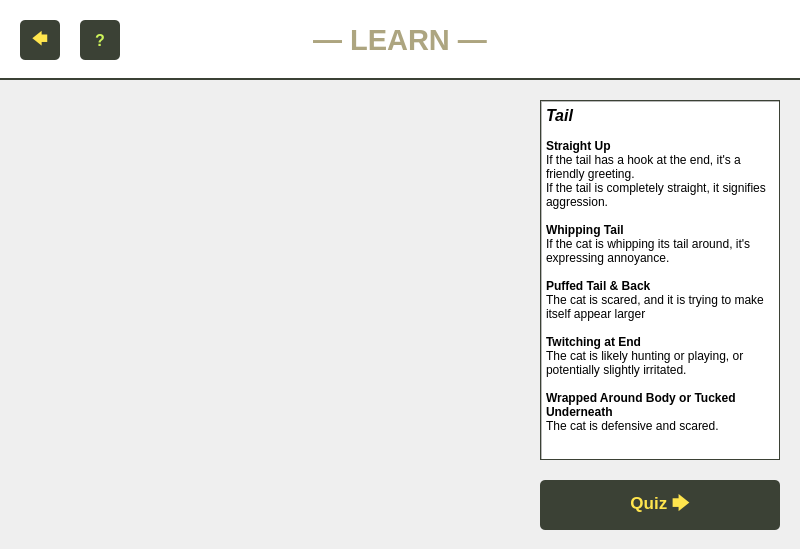
<?xml version="1.0" encoding="UTF-8"?>
<ui version="4.0">
 <class>LearningSection</class>
 <widget class="QWidget" name="LearningSection">
  <property name="geometry">
   <rect>
    <x>0</x>
    <y>0</y>
    <width>800</width>
    <height>549</height>
   </rect>
  </property>
  <property name="sizePolicy">
   <sizepolicy hsizetype="Fixed" vsizetype="Preferred">
    <horstretch>0</horstretch>
    <verstretch>0</verstretch>
   </sizepolicy>
  </property>
  <property name="windowTitle">
   <string>Form</string>
  </property>
  <property name="styleSheet">
   <string notr="true"/>
  </property>
  <widget class="QStackedWidget" name="stackedWidget">
   <property name="geometry">
    <rect>
     <x>540</x>
     <y>100</y>
     <width>240</width>
     <height>360</height>
    </rect>
   </property>
   <property name="styleSheet">
    <string notr="true">QStackedWidget {
	border: 1px solid #3b4135;
}</string>
   </property>
   <property name="currentIndex">
    <number>3</number>
   </property>
   <widget class="QWidget" name="page_0">
    <widget class="QTextEdit" name="welcomeInfo">
     <property name="geometry">
      <rect>
       <x>0</x>
       <y>0</y>
       <width>240</width>
       <height>360</height>
      </rect>
     </property>
     <property name="readOnly">
      <bool>true</bool>
     </property>
     <property name="html">
      <string>&lt;!DOCTYPE HTML PUBLIC &quot;-//W3C//DTD HTML 4.0//EN&quot; &quot;http://www.w3.org/TR/REC-html40/strict.dtd&quot;&gt;
&lt;html&gt;&lt;head&gt;&lt;meta name=&quot;qrichtext&quot; content=&quot;1&quot; /&gt;&lt;meta charset=&quot;utf-8&quot; /&gt;&lt;style type=&quot;text/css&quot;&gt;
p, li { white-space: pre-wrap; }
hr { height: 1px; border-width: 0; }
li.unchecked::marker { content: &quot;\2610&quot;; }
li.checked::marker { content: &quot;\2612&quot;; }
&lt;/style&gt;&lt;/head&gt;&lt;body style=&quot; font-family:'Segoe UI'; font-size:9pt; font-weight:400; font-style:normal;&quot;&gt;
&lt;p style=&quot; margin-top:0px; margin-bottom:0px; margin-left:0px; margin-right:0px; -qt-block-indent:0; text-indent:0px;&quot;&gt;&lt;span style=&quot; font-size:12pt; font-weight:700;&quot;&gt;Welcome!&lt;/span&gt;&lt;/p&gt;
&lt;p style=&quot;-qt-paragraph-type:empty; margin-top:0px; margin-bottom:0px; margin-left:0px; margin-right:0px; -qt-block-indent:0; text-indent:0px; font-weight:700;&quot;&gt;&lt;br /&gt;&lt;/p&gt;
&lt;p style=&quot; margin-top:0px; margin-bottom:0px; margin-left:0px; margin-right:0px; -qt-block-indent:0; text-indent:0px;&quot;&gt;Click on different parts of the cat diagram to learn about them.&lt;/p&gt;
&lt;p style=&quot;-qt-paragraph-type:empty; margin-top:0px; margin-bottom:0px; margin-left:0px; margin-right:0px; -qt-block-indent:0; text-indent:0px;&quot;&gt;&lt;br /&gt;&lt;/p&gt;
&lt;p style=&quot; margin-top:0px; margin-bottom:0px; margin-left:0px; margin-right:0px; -qt-block-indent:0; text-indent:0px;&quot;&gt;Once you have learned about all the parts of the cat, you can move on to the quiz game!&lt;/p&gt;&lt;/body&gt;&lt;/html&gt;</string>
     </property>
    </widget>
   </widget>
   <widget class="QWidget" name="page_1">
    <widget class="QTextEdit" name="mouthInfo">
     <property name="geometry">
      <rect>
       <x>0</x>
       <y>0</y>
       <width>240</width>
       <height>360</height>
      </rect>
     </property>
     <property name="readOnly">
      <bool>true</bool>
     </property>
     <property name="html">
      <string>&lt;!DOCTYPE HTML PUBLIC &quot;-//W3C//DTD HTML 4.0//EN&quot; &quot;http://www.w3.org/TR/REC-html40/strict.dtd&quot;&gt;
&lt;html&gt;&lt;head&gt;&lt;meta name=&quot;qrichtext&quot; content=&quot;1&quot; /&gt;&lt;meta charset=&quot;utf-8&quot; /&gt;&lt;style type=&quot;text/css&quot;&gt;
p, li { white-space: pre-wrap; }
hr { height: 1px; border-width: 0; }
li.unchecked::marker { content: &quot;\2610&quot;; }
li.checked::marker { content: &quot;\2612&quot;; }
&lt;/style&gt;&lt;/head&gt;&lt;body style=&quot; font-family:'Segoe UI'; font-size:9pt; font-weight:400; font-style:normal;&quot;&gt;
&lt;p style=&quot; margin-top:0px; margin-bottom:0px; margin-left:0px; margin-right:0px; -qt-block-indent:0; text-indent:0px;&quot;&gt;&lt;span style=&quot; font-size:12pt; font-weight:700; font-style:italic;&quot;&gt;Mouth&lt;/span&gt;&lt;/p&gt;
&lt;p style=&quot;-qt-paragraph-type:empty; margin-top:0px; margin-bottom:0px; margin-left:0px; margin-right:0px; -qt-block-indent:0; text-indent:0px;&quot;&gt;&lt;br /&gt;&lt;/p&gt;
&lt;p style=&quot; margin-top:0px; margin-bottom:0px; margin-left:0px; margin-right:0px; -qt-block-indent:0; text-indent:0px;&quot;&gt;&lt;span style=&quot; font-weight:700;&quot;&gt;Chattering&lt;/span&gt;&lt;/p&gt;
&lt;p style=&quot; margin-top:0px; margin-bottom:0px; margin-left:0px; margin-right:0px; -qt-block-indent:0; text-indent:0px;&quot;&gt;A hunting instinct, mimicking noises of prey to attract them, anďpreparing for the actions they will take when they catch the prey.&lt;/p&gt;
&lt;p style=&quot;-qt-paragraph-type:empty; margin-top:0px; margin-bottom:0px; margin-left:0px; margin-right:0px; -qt-block-indent:0; text-indent:0px;&quot;&gt;&lt;br /&gt;&lt;/p&gt;
&lt;p style=&quot; margin-top:0px; margin-bottom:0px; margin-left:0px; margin-right:0px; -qt-block-indent:0; text-indent:0px;&quot;&gt;&lt;span style=&quot; font-weight:700;&quot;&gt;Sneering&lt;/span&gt;&lt;/p&gt;
&lt;p style=&quot; margin-top:0px; margin-bottom:0px; margin-left:0px; margin-right:0px; -qt-block-indent:0; text-indent:0px;&quot;&gt;A grimace-like expression when picking up the pheromones of other cats that are in the area.&lt;/p&gt;
&lt;p style=&quot;-qt-paragraph-type:empty; margin-top:0px; margin-bottom:0px; margin-left:0px; margin-right:0px; -qt-block-indent:0; text-indent:0px;&quot;&gt;&lt;br /&gt;&lt;/p&gt;
&lt;p style=&quot; margin-top:0px; margin-bottom:0px; margin-left:0px; margin-right:0px; -qt-block-indent:0; text-indent:0px;&quot;&gt;&lt;span style=&quot; font-weight:700;&quot;&gt;Purring&lt;/span&gt;&lt;/p&gt;
&lt;p style=&quot; margin-top:0px; margin-bottom:0px; margin-left:0px; margin-right:0px; -qt-block-indent:0; text-indent:0px;&quot;&gt;Cats purr out of stress and as a way to self-soothe, or as a way to communicate/socialize with other cats and humans.&lt;/p&gt;
&lt;p style=&quot;-qt-paragraph-type:empty; margin-top:0px; margin-bottom:0px; margin-left:0px; margin-right:0px; -qt-block-indent:0; text-indent:0px;&quot;&gt;&lt;br /&gt;&lt;/p&gt;
&lt;p style=&quot; margin-top:0px; margin-bottom:0px; margin-left:0px; margin-right:0px; -qt-block-indent:0; text-indent:0px;&quot;&gt;&lt;span style=&quot; font-weight:700;&quot;&gt;Trilling&lt;/span&gt;&lt;/p&gt;
&lt;p style=&quot; margin-top:0px; margin-bottom:0px; margin-left:0px; margin-right:0px; -qt-block-indent:0; text-indent:0px;&quot;&gt;An audibile sound between a meow and a purr (lilke a &amp;quot;mrrrp&amp;quot;). It is used as a greeting or a way to get a human's attention.&lt;/p&gt;&lt;/body&gt;&lt;/html&gt;</string>
     </property>
    </widget>
   </widget>
   <widget class="QWidget" name="page_2">
    <widget class="QTextEdit" name="bodyInfo">
     <property name="geometry">
      <rect>
       <x>0</x>
       <y>0</y>
       <width>240</width>
       <height>360</height>
      </rect>
     </property>
     <property name="readOnly">
      <bool>true</bool>
     </property>
     <property name="html">
      <string>&lt;!DOCTYPE HTML PUBLIC &quot;-//W3C//DTD HTML 4.0//EN&quot; &quot;http://www.w3.org/TR/REC-html40/strict.dtd&quot;&gt;
&lt;html&gt;&lt;head&gt;&lt;meta name=&quot;qrichtext&quot; content=&quot;1&quot; /&gt;&lt;meta charset=&quot;utf-8&quot; /&gt;&lt;style type=&quot;text/css&quot;&gt;
p, li { white-space: pre-wrap; }
hr { height: 1px; border-width: 0; }
li.unchecked::marker { content: &quot;\2610&quot;; }
li.checked::marker { content: &quot;\2612&quot;; }
&lt;/style&gt;&lt;/head&gt;&lt;body style=&quot; font-family:'Segoe UI'; font-size:9pt; font-weight:400; font-style:normal;&quot;&gt;
&lt;p style=&quot; margin-top:0px; margin-bottom:0px; margin-left:0px; margin-right:0px; -qt-block-indent:0; text-indent:0px;&quot;&gt;&lt;span style=&quot; font-size:12pt; font-weight:700; font-style:italic;&quot;&gt;Body&lt;/span&gt;&lt;/p&gt;
&lt;p style=&quot;-qt-paragraph-type:empty; margin-top:0px; margin-bottom:0px; margin-left:0px; margin-right:0px; -qt-block-indent:0; text-indent:0px; font-size:12pt; font-weight:700; font-style:italic;&quot;&gt;&lt;br /&gt;&lt;/p&gt;
&lt;p style=&quot; margin-top:0px; margin-bottom:0px; margin-left:0px; margin-right:0px; -qt-block-indent:0; text-indent:0px;&quot;&gt;&lt;span style=&quot; font-weight:700;&quot;&gt;Bathing&lt;/span&gt;&lt;/p&gt;
&lt;p style=&quot; margin-top:0px; margin-bottom:0px; margin-left:0px; margin-right:0px; -qt-block-indent:0; text-indent:0px;&quot;&gt;A cat bathes itself by licking its fur, claws, etc.&lt;/p&gt;&lt;/body&gt;&lt;/html&gt;</string>
     </property>
    </widget>
   </widget>
   <widget class="QWidget" name="page_3">
    <widget class="QTextEdit" name="tailInfo">
     <property name="geometry">
      <rect>
       <x>0</x>
       <y>0</y>
       <width>240</width>
       <height>360</height>
      </rect>
     </property>
     <property name="html">
      <string>&lt;!DOCTYPE HTML PUBLIC &quot;-//W3C//DTD HTML 4.0//EN&quot; &quot;http://www.w3.org/TR/REC-html40/strict.dtd&quot;&gt;
&lt;html&gt;&lt;head&gt;&lt;meta name=&quot;qrichtext&quot; content=&quot;1&quot; /&gt;&lt;meta charset=&quot;utf-8&quot; /&gt;&lt;style type=&quot;text/css&quot;&gt;
p, li { white-space: pre-wrap; }
hr { height: 1px; border-width: 0; }
li.unchecked::marker { content: &quot;\2610&quot;; }
li.checked::marker { content: &quot;\2612&quot;; }
&lt;/style&gt;&lt;/head&gt;&lt;body style=&quot; font-family:'Segoe UI'; font-size:9pt; font-weight:400; font-style:normal;&quot;&gt;
&lt;p style=&quot; margin-top:0px; margin-bottom:0px; margin-left:0px; margin-right:0px; -qt-block-indent:0; text-indent:0px;&quot;&gt;&lt;span style=&quot; font-size:12pt; font-weight:700; font-style:italic;&quot;&gt;Tail&lt;/span&gt;&lt;/p&gt;
&lt;p style=&quot;-qt-paragraph-type:empty; margin-top:0px; margin-bottom:0px; margin-left:0px; margin-right:0px; -qt-block-indent:0; text-indent:0px;&quot;&gt;&lt;br /&gt;&lt;/p&gt;
&lt;p style=&quot; margin-top:0px; margin-bottom:0px; margin-left:0px; margin-right:0px; -qt-block-indent:0; text-indent:0px;&quot;&gt;&lt;span style=&quot; font-weight:700;&quot;&gt;Straight Up&lt;/span&gt;&lt;/p&gt;
&lt;p style=&quot; margin-top:0px; margin-bottom:0px; margin-left:0px; margin-right:0px; -qt-block-indent:0; text-indent:0px;&quot;&gt;If the tail has a hook at the end, it's a friendly greeting.&lt;/p&gt;
&lt;p style=&quot; margin-top:0px; margin-bottom:0px; margin-left:0px; margin-right:0px; -qt-block-indent:0; text-indent:0px;&quot;&gt;If the tail is completely straight, it signifies aggression.&lt;/p&gt;
&lt;p style=&quot;-qt-paragraph-type:empty; margin-top:0px; margin-bottom:0px; margin-left:0px; margin-right:0px; -qt-block-indent:0; text-indent:0px;&quot;&gt;&lt;br /&gt;&lt;/p&gt;
&lt;p style=&quot; margin-top:0px; margin-bottom:0px; margin-left:0px; margin-right:0px; -qt-block-indent:0; text-indent:0px;&quot;&gt;&lt;span style=&quot; font-weight:700;&quot;&gt;Whipping Tail&lt;/span&gt;&lt;/p&gt;
&lt;p style=&quot; margin-top:0px; margin-bottom:0px; margin-left:0px; margin-right:0px; -qt-block-indent:0; text-indent:0px;&quot;&gt;If the cat is whipping its tail around, it's expressing annoyance.&lt;/p&gt;
&lt;p style=&quot;-qt-paragraph-type:empty; margin-top:0px; margin-bottom:0px; margin-left:0px; margin-right:0px; -qt-block-indent:0; text-indent:0px;&quot;&gt;&lt;br /&gt;&lt;/p&gt;
&lt;p style=&quot; margin-top:0px; margin-bottom:0px; margin-left:0px; margin-right:0px; -qt-block-indent:0; text-indent:0px;&quot;&gt;&lt;span style=&quot; font-weight:700;&quot;&gt;Puffed Tail &amp;amp; Back&lt;/span&gt;&lt;/p&gt;
&lt;p style=&quot; margin-top:0px; margin-bottom:0px; margin-left:0px; margin-right:0px; -qt-block-indent:0; text-indent:0px;&quot;&gt;The cat is scared, and it is trying to make itself appear larger&lt;/p&gt;
&lt;p style=&quot;-qt-paragraph-type:empty; margin-top:0px; margin-bottom:0px; margin-left:0px; margin-right:0px; -qt-block-indent:0; text-indent:0px;&quot;&gt;&lt;br /&gt;&lt;/p&gt;
&lt;p style=&quot; margin-top:0px; margin-bottom:0px; margin-left:0px; margin-right:0px; -qt-block-indent:0; text-indent:0px;&quot;&gt;&lt;span style=&quot; font-weight:700;&quot;&gt;Twitching at End&lt;/span&gt;&lt;/p&gt;
&lt;p style=&quot; margin-top:0px; margin-bottom:0px; margin-left:0px; margin-right:0px; -qt-block-indent:0; text-indent:0px;&quot;&gt;The cat is likely hunting or playing, or potentially slightly irritated.&lt;/p&gt;
&lt;p style=&quot;-qt-paragraph-type:empty; margin-top:0px; margin-bottom:0px; margin-left:0px; margin-right:0px; -qt-block-indent:0; text-indent:0px;&quot;&gt;&lt;br /&gt;&lt;/p&gt;
&lt;p style=&quot; margin-top:0px; margin-bottom:0px; margin-left:0px; margin-right:0px; -qt-block-indent:0; text-indent:0px;&quot;&gt;&lt;span style=&quot; font-weight:700;&quot;&gt;Wrapped Around Body or Tucked Underneath&lt;/span&gt;&lt;/p&gt;
&lt;p style=&quot; margin-top:0px; margin-bottom:0px; margin-left:0px; margin-right:0px; -qt-block-indent:0; text-indent:0px;&quot;&gt;The cat is defensive and scared.&lt;/p&gt;&lt;/body&gt;&lt;/html&gt;</string>
     </property>
    </widget>
   </widget>
   <widget class="QWidget" name="page_4">
    <widget class="QTextEdit" name="backInfo">
     <property name="geometry">
      <rect>
       <x>0</x>
       <y>0</y>
       <width>240</width>
       <height>360</height>
      </rect>
     </property>
     <property name="html">
      <string>&lt;!DOCTYPE HTML PUBLIC &quot;-//W3C//DTD HTML 4.0//EN&quot; &quot;http://www.w3.org/TR/REC-html40/strict.dtd&quot;&gt;
&lt;html&gt;&lt;head&gt;&lt;meta name=&quot;qrichtext&quot; content=&quot;1&quot; /&gt;&lt;meta charset=&quot;utf-8&quot; /&gt;&lt;style type=&quot;text/css&quot;&gt;
p, li { white-space: pre-wrap; }
hr { height: 1px; border-width: 0; }
li.unchecked::marker { content: &quot;\2610&quot;; }
li.checked::marker { content: &quot;\2612&quot;; }
&lt;/style&gt;&lt;/head&gt;&lt;body style=&quot; font-family:'Segoe UI'; font-size:9pt; font-weight:400; font-style:normal;&quot;&gt;
&lt;p style=&quot; margin-top:0px; margin-bottom:0px; margin-left:0px; margin-right:0px; -qt-block-indent:0; text-indent:0px;&quot;&gt;&lt;span style=&quot; font-size:12pt; font-weight:700; font-style:italic;&quot;&gt;Back&lt;/span&gt;&lt;/p&gt;
&lt;p style=&quot;-qt-paragraph-type:empty; margin-top:0px; margin-bottom:0px; margin-left:0px; margin-right:0px; -qt-block-indent:0; text-indent:0px; font-size:12pt; font-weight:700; font-style:italic;&quot;&gt;&lt;br /&gt;&lt;/p&gt;
&lt;p style=&quot; margin-top:0px; margin-bottom:0px; margin-left:0px; margin-right:0px; -qt-block-indent:0; text-indent:0px;&quot;&gt;&lt;span style=&quot; font-weight:700;&quot;&gt;Rolling Over&lt;/span&gt;&lt;/p&gt;
&lt;p style=&quot; margin-top:0px; margin-bottom:0px; margin-left:0px; margin-right:0px; -qt-block-indent:0; text-indent:0px;&quot;&gt;The cat is feeling safe and wants attention. Exposing the belly is a sign of trust. Showing the belly does not always mean that the cat wants to be pet there, some like it and some hate it.&lt;/p&gt;&lt;/body&gt;&lt;/html&gt;</string>
     </property>
    </widget>
   </widget>
   <widget class="QWidget" name="page_5">
    <widget class="QTextEdit" name="pawsInfo">
     <property name="geometry">
      <rect>
       <x>0</x>
       <y>0</y>
       <width>240</width>
       <height>360</height>
      </rect>
     </property>
     <property name="html">
      <string>&lt;!DOCTYPE HTML PUBLIC &quot;-//W3C//DTD HTML 4.0//EN&quot; &quot;http://www.w3.org/TR/REC-html40/strict.dtd&quot;&gt;
&lt;html&gt;&lt;head&gt;&lt;meta name=&quot;qrichtext&quot; content=&quot;1&quot; /&gt;&lt;meta charset=&quot;utf-8&quot; /&gt;&lt;style type=&quot;text/css&quot;&gt;
p, li { white-space: pre-wrap; }
hr { height: 1px; border-width: 0; }
li.unchecked::marker { content: &quot;\2610&quot;; }
li.checked::marker { content: &quot;\2612&quot;; }
&lt;/style&gt;&lt;/head&gt;&lt;body style=&quot; font-family:'Segoe UI'; font-size:9pt; font-weight:400; font-style:normal;&quot;&gt;
&lt;p style=&quot; margin-top:0px; margin-bottom:0px; margin-left:0px; margin-right:0px; -qt-block-indent:0; text-indent:0px;&quot;&gt;&lt;span style=&quot; font-size:12pt; font-weight:700; font-style:italic;&quot;&gt;Legs/Paws&lt;/span&gt;&lt;/p&gt;
&lt;p style=&quot;-qt-paragraph-type:empty; margin-top:0px; margin-bottom:0px; margin-left:0px; margin-right:0px; -qt-block-indent:0; text-indent:0px;&quot;&gt;&lt;br /&gt;&lt;/p&gt;
&lt;p style=&quot; margin-top:0px; margin-bottom:0px; margin-left:0px; margin-right:0px; -qt-block-indent:0; text-indent:0px;&quot;&gt;&lt;span style=&quot; font-weight:700;&quot;&gt;Making Biscuits&lt;/span&gt;&lt;/p&gt;
&lt;p style=&quot; margin-top:0px; margin-bottom:0px; margin-left:0px; margin-right:0px; -qt-block-indent:0; text-indent:0px;&quot;&gt;The cat will knead a suface (usually soft). This is a self-soothing behavior, and it marks territory via pheromone marking from sweat glands in the cat's paws.&lt;/p&gt;
&lt;p style=&quot;-qt-paragraph-type:empty; margin-top:0px; margin-bottom:0px; margin-left:0px; margin-right:0px; -qt-block-indent:0; text-indent:0px;&quot;&gt;&lt;br /&gt;&lt;/p&gt;
&lt;p style=&quot; margin-top:0px; margin-bottom:0px; margin-left:0px; margin-right:0px; -qt-block-indent:0; text-indent:0px;&quot;&gt;&lt;span style=&quot; font-weight:700;&quot;&gt;Scratching&lt;/span&gt;&lt;/p&gt;
&lt;p style=&quot; margin-top:0px; margin-bottom:0px; margin-left:0px; margin-right:0px; -qt-block-indent:0; text-indent:0px;&quot;&gt;Sheds old claw sheaths, leaves scent, and helps the cat stretch&lt;/p&gt;
&lt;p style=&quot;-qt-paragraph-type:empty; margin-top:0px; margin-bottom:0px; margin-left:0px; margin-right:0px; -qt-block-indent:0; text-indent:0px;&quot;&gt;&lt;br /&gt;&lt;/p&gt;
&lt;p style=&quot; margin-top:0px; margin-bottom:0px; margin-left:0px; margin-right:0px; -qt-block-indent:0; text-indent:0px;&quot;&gt;&lt;span style=&quot; font-weight:700;&quot;&gt;Zoomies&lt;/span&gt;&lt;/p&gt;
&lt;p style=&quot; margin-top:0px; margin-bottom:0px; margin-left:0px; margin-right:0px; -qt-block-indent:0; text-indent:0px;&quot;&gt;A cat gets a burst of pent-up energy. That energy can translate to running around, climbing, etc., throughout their environment.&lt;/p&gt;
&lt;p style=&quot;-qt-paragraph-type:empty; margin-top:0px; margin-bottom:0px; margin-left:0px; margin-right:0px; -qt-block-indent:0; text-indent:0px;&quot;&gt;&lt;br /&gt;&lt;/p&gt;
&lt;p style=&quot; margin-top:0px; margin-bottom:0px; margin-left:0px; margin-right:0px; -qt-block-indent:0; text-indent:0px;&quot;&gt;&lt;span style=&quot; font-weight:700;&quot;&gt;Righting Reflex&lt;/span&gt;&lt;/p&gt;
&lt;p style=&quot; margin-top:0px; margin-bottom:0px; margin-left:0px; margin-right:0px; -qt-block-indent:0; text-indent:0px;&quot;&gt;Cats will do their best to right their bodies as they fall to land on their feet. This is done by using their spines, collar bones, and loose skin to rotate to the right position.&lt;/p&gt;&lt;/body&gt;&lt;/html&gt;</string>
     </property>
    </widget>
   </widget>
   <widget class="QWidget" name="page_6">
    <widget class="QTextEdit" name="neckInfo">
     <property name="geometry">
      <rect>
       <x>0</x>
       <y>0</y>
       <width>240</width>
       <height>360</height>
      </rect>
     </property>
     <property name="html">
      <string>&lt;!DOCTYPE HTML PUBLIC &quot;-//W3C//DTD HTML 4.0//EN&quot; &quot;http://www.w3.org/TR/REC-html40/strict.dtd&quot;&gt;
&lt;html&gt;&lt;head&gt;&lt;meta name=&quot;qrichtext&quot; content=&quot;1&quot; /&gt;&lt;meta charset=&quot;utf-8&quot; /&gt;&lt;style type=&quot;text/css&quot;&gt;
p, li { white-space: pre-wrap; }
hr { height: 1px; border-width: 0; }
li.unchecked::marker { content: &quot;\2610&quot;; }
li.checked::marker { content: &quot;\2612&quot;; }
&lt;/style&gt;&lt;/head&gt;&lt;body style=&quot; font-family:'Segoe UI'; font-size:9pt; font-weight:400; font-style:normal;&quot;&gt;
&lt;p style=&quot; margin-top:0px; margin-bottom:0px; margin-left:0px; margin-right:0px; -qt-block-indent:0; text-indent:0px;&quot;&gt;&lt;span style=&quot; font-size:12pt; font-weight:700; font-style:italic;&quot;&gt;Neck&lt;/span&gt;&lt;/p&gt;
&lt;p style=&quot;-qt-paragraph-type:empty; margin-top:0px; margin-bottom:0px; margin-left:0px; margin-right:0px; -qt-block-indent:0; text-indent:0px;&quot;&gt;&lt;br /&gt;&lt;/p&gt;
&lt;p style=&quot; margin-top:0px; margin-bottom:0px; margin-left:0px; margin-right:0px; -qt-block-indent:0; text-indent:0px;&quot;&gt;&lt;span style=&quot; font-weight:700;&quot;&gt;Scruffing&lt;/span&gt;&lt;/p&gt;
&lt;p style=&quot; margin-top:0px; margin-bottom:0px; margin-left:0px; margin-right:0px; -qt-block-indent:0; text-indent:0px;&quot;&gt;Also known as the freeze reflex, grabbing a cat by the scruff of the neck will &amp;quot;freeze&amp;quot; the cat.&lt;/p&gt;
&lt;p style=&quot; margin-top:0px; margin-bottom:0px; margin-left:0px; margin-right:0px; -qt-block-indent:0; text-indent:0px;&quot;&gt;Originating from how mother cats carry their young, this is not seen as a safe and comfortable way to carry a cat.&lt;/p&gt;&lt;/body&gt;&lt;/html&gt;</string>
     </property>
    </widget>
   </widget>
   <widget class="QWidget" name="page_7">
    <widget class="QTextEdit" name="rearInfo">
     <property name="geometry">
      <rect>
       <x>0</x>
       <y>0</y>
       <width>240</width>
       <height>360</height>
      </rect>
     </property>
     <property name="html">
      <string>&lt;!DOCTYPE HTML PUBLIC &quot;-//W3C//DTD HTML 4.0//EN&quot; &quot;http://www.w3.org/TR/REC-html40/strict.dtd&quot;&gt;
&lt;html&gt;&lt;head&gt;&lt;meta name=&quot;qrichtext&quot; content=&quot;1&quot; /&gt;&lt;meta charset=&quot;utf-8&quot; /&gt;&lt;style type=&quot;text/css&quot;&gt;
p, li { white-space: pre-wrap; }
hr { height: 1px; border-width: 0; }
li.unchecked::marker { content: &quot;\2610&quot;; }
li.checked::marker { content: &quot;\2612&quot;; }
&lt;/style&gt;&lt;/head&gt;&lt;body style=&quot; font-family:'Segoe UI'; font-size:9pt; font-weight:400; font-style:normal;&quot;&gt;
&lt;p style=&quot; margin-top:0px; margin-bottom:0px; margin-left:0px; margin-right:0px; -qt-block-indent:0; text-indent:0px;&quot;&gt;&lt;span style=&quot; font-size:12pt; font-weight:700; font-style:italic;&quot;&gt;Rear&lt;/span&gt;&lt;/p&gt;
&lt;p style=&quot;-qt-paragraph-type:empty; margin-top:0px; margin-bottom:0px; margin-left:0px; margin-right:0px; -qt-block-indent:0; text-indent:0px;&quot;&gt;&lt;br /&gt;&lt;/p&gt;
&lt;p style=&quot; margin-top:0px; margin-bottom:0px; margin-left:0px; margin-right:0px; -qt-block-indent:0; text-indent:0px;&quot;&gt;&lt;span style=&quot; font-weight:700;&quot;&gt;Urine Spraying&lt;/span&gt;&lt;/p&gt;
&lt;p style=&quot; margin-top:0px; margin-bottom:0px; margin-left:0px; margin-right:0px; -qt-block-indent:0; text-indent:0px;&quot;&gt;Done to mark territory, show potential health issues, or to comfort the cat by surrounding themselves in their scent.&lt;/p&gt;
&lt;p style=&quot;-qt-paragraph-type:empty; margin-top:0px; margin-bottom:0px; margin-left:0px; margin-right:0px; -qt-block-indent:0; text-indent:0px;&quot;&gt;&lt;br /&gt;&lt;/p&gt;
&lt;p style=&quot; margin-top:0px; margin-bottom:0px; margin-left:0px; margin-right:0px; -qt-block-indent:0; text-indent:0px;&quot;&gt;&lt;span style=&quot; font-weight:700;&quot;&gt;Elevator Butt&lt;/span&gt;&lt;/p&gt;
&lt;p style=&quot; margin-top:0px; margin-bottom:0px; margin-left:0px; margin-right:0px; -qt-block-indent:0; text-indent:0px;&quot;&gt;Cat lifts rear into the air when being scratched/pet in the lower back region. A sign that you have &amp;quot;hit the spot&amp;quot; so to speak.&lt;/p&gt;&lt;/body&gt;&lt;/html&gt;</string>
     </property>
    </widget>
   </widget>
   <widget class="QWidget" name="page_8">
    <widget class="QTextEdit" name="headInfo">
     <property name="geometry">
      <rect>
       <x>0</x>
       <y>0</y>
       <width>240</width>
       <height>360</height>
      </rect>
     </property>
     <property name="html">
      <string>&lt;!DOCTYPE HTML PUBLIC &quot;-//W3C//DTD HTML 4.0//EN&quot; &quot;http://www.w3.org/TR/REC-html40/strict.dtd&quot;&gt;
&lt;html&gt;&lt;head&gt;&lt;meta name=&quot;qrichtext&quot; content=&quot;1&quot; /&gt;&lt;meta charset=&quot;utf-8&quot; /&gt;&lt;style type=&quot;text/css&quot;&gt;
p, li { white-space: pre-wrap; }
hr { height: 1px; border-width: 0; }
li.unchecked::marker { content: &quot;\2610&quot;; }
li.checked::marker { content: &quot;\2612&quot;; }
&lt;/style&gt;&lt;/head&gt;&lt;body style=&quot; font-family:'Segoe UI'; font-size:9pt; font-weight:400; font-style:normal;&quot;&gt;
&lt;p style=&quot; margin-top:0px; margin-bottom:0px; margin-left:0px; margin-right:0px; -qt-block-indent:0; text-indent:0px;&quot;&gt;&lt;span style=&quot; font-size:12pt; font-weight:700; font-style:italic;&quot;&gt;Head&lt;/span&gt;&lt;/p&gt;
&lt;p style=&quot;-qt-paragraph-type:empty; margin-top:0px; margin-bottom:0px; margin-left:0px; margin-right:0px; -qt-block-indent:0; text-indent:0px;&quot;&gt;&lt;br /&gt;&lt;/p&gt;
&lt;p style=&quot; margin-top:0px; margin-bottom:0px; margin-left:0px; margin-right:0px; -qt-block-indent:0; text-indent:0px;&quot;&gt;&lt;span style=&quot; font-weight:700;&quot;&gt;Bunting&lt;/span&gt;&lt;/p&gt;
&lt;p style=&quot; margin-top:0px; margin-bottom:0px; margin-left:0px; margin-right:0px; -qt-block-indent:0; text-indent:0px;&quot;&gt;Cats will bump their head into you to say hello. They may also rub their mouth and whiskers on you, secreting pheromones to mark you as &amp;quot;safe&amp;quot;.&lt;/p&gt;
&lt;p style=&quot;-qt-paragraph-type:empty; margin-top:0px; margin-bottom:0px; margin-left:0px; margin-right:0px; -qt-block-indent:0; text-indent:0px;&quot;&gt;&lt;br /&gt;&lt;/p&gt;
&lt;p style=&quot; margin-top:0px; margin-bottom:0px; margin-left:0px; margin-right:0px; -qt-block-indent:0; text-indent:0px;&quot;&gt;&lt;span style=&quot; font-weight:700;&quot;&gt;Winking / Slow Blinking&lt;/span&gt;&lt;/p&gt;
&lt;p style=&quot; margin-top:0px; margin-bottom:0px; margin-left:0px; margin-right:0px; -qt-block-indent:0; text-indent:0px;&quot;&gt;A way for a cat to show affection/love. It's a signal to show that the cat is comfortable and safe around you.&lt;/p&gt;
&lt;p style=&quot;-qt-paragraph-type:empty; margin-top:0px; margin-bottom:0px; margin-left:0px; margin-right:0px; -qt-block-indent:0; text-indent:0px;&quot;&gt;&lt;br /&gt;&lt;/p&gt;
&lt;p style=&quot; margin-top:0px; margin-bottom:0px; margin-left:0px; margin-right:0px; -qt-block-indent:0; text-indent:0px;&quot;&gt;&lt;span style=&quot; font-weight:700;&quot;&gt;Staring&lt;/span&gt;&lt;/p&gt;
&lt;p style=&quot; margin-top:0px; margin-bottom:0px; margin-left:0px; margin-right:0px; -qt-block-indent:0; text-indent:0px;&quot;&gt;A sign of affection from a cat.&lt;/p&gt;
&lt;p style=&quot; margin-top:0px; margin-bottom:0px; margin-left:0px; margin-right:0px; -qt-block-indent:0; text-indent:0px;&quot;&gt;Cats can also see some of the ultraviolet spectrum, so this may be what they're looking at if they stare at &amp;quot;nothing&amp;quot;.&lt;/p&gt;
&lt;p style=&quot;-qt-paragraph-type:empty; margin-top:0px; margin-bottom:0px; margin-left:0px; margin-right:0px; -qt-block-indent:0; text-indent:0px;&quot;&gt;&lt;br /&gt;&lt;/p&gt;
&lt;p style=&quot; margin-top:0px; margin-bottom:0px; margin-left:0px; margin-right:0px; -qt-block-indent:0; text-indent:0px;&quot;&gt;&lt;span style=&quot; font-weight:700;&quot;&gt;Pupil Dilation&lt;/span&gt;&lt;/p&gt;
&lt;p style=&quot; margin-top:0px; margin-bottom:0px; margin-left:0px; margin-right:0px; -qt-block-indent:0; text-indent:0px;&quot;&gt;A stimulated cat may have dilated pupils, which can be a signal of fear, excitement, pain, anxiety, and a host of other things. Typically, other body language can help you gauge what the dilated pupils are a sign of.&lt;/p&gt;
&lt;p style=&quot;-qt-paragraph-type:empty; margin-top:0px; margin-bottom:0px; margin-left:0px; margin-right:0px; -qt-block-indent:0; text-indent:0px;&quot;&gt;&lt;br /&gt;&lt;/p&gt;
&lt;p style=&quot; margin-top:0px; margin-bottom:0px; margin-left:0px; margin-right:0px; -qt-block-indent:0; text-indent:0px;&quot;&gt;&lt;span style=&quot; font-weight:700;&quot;&gt;Whiskers&lt;/span&gt;&lt;/p&gt;
&lt;p style=&quot; margin-top:0px; margin-bottom:0px; margin-left:0px; margin-right:0px; -qt-block-indent:0; text-indent:0px;&quot;&gt;Cats will bring whiskers close to their face when afraid and trying to appear small, and push them forward to express confidence.&lt;/p&gt;&lt;/body&gt;&lt;/html&gt;</string>
     </property>
    </widget>
   </widget>
  </widget>
  <widget class="CatDiagram" name="catDiagram" native="true">
   <property name="geometry">
    <rect>
     <x>20</x>
     <y>120</y>
     <width>500</width>
     <height>400</height>
    </rect>
   </property>
   <property name="sizePolicy">
    <sizepolicy hsizetype="Fixed" vsizetype="Preferred">
     <horstretch>0</horstretch>
     <verstretch>0</verstretch>
    </sizepolicy>
   </property>
   <property name="minimumSize">
    <size>
     <width>500</width>
     <height>400</height>
    </size>
   </property>
   <property name="maximumSize">
    <size>
     <width>500</width>
     <height>400</height>
    </size>
   </property>
   <property name="styleSheet">
    <string notr="true"/>
   </property>
  </widget>
  <widget class="QPushButton" name="quizAdvance">
   <property name="geometry">
    <rect>
     <x>540</x>
     <y>480</y>
     <width>240</width>
     <height>50</height>
    </rect>
   </property>
   <property name="sizePolicy">
    <sizepolicy hsizetype="Fixed" vsizetype="Fixed">
     <horstretch>0</horstretch>
     <verstretch>0</verstretch>
    </sizepolicy>
   </property>
   <property name="minimumSize">
    <size>
     <width>118</width>
     <height>50</height>
    </size>
   </property>
   <property name="maximumSize">
    <size>
     <width>6000</width>
     <height>6000</height>
    </size>
   </property>
   <property name="font">
    <font>
     <family>Nirmala UI</family>
     <pointsize>13</pointsize>
     <bold>true</bold>
    </font>
   </property>
   <property name="cursor">
    <cursorShape>PointingHandCursor</cursorShape>
   </property>
   <property name="styleSheet">
    <string notr="true">QPushButton {
	border-radius: 5px;
}

QPushButton:enabled {
	background-color: #3b4135;
	color: #ffe54d;
}

QPushButton:enabled:hover {
	background-color: #5d6754;
}

QPushButton:enabled:pressed {
	background-color: #808d73;
}

QPushButton:disabled {
	background-color: #bdbdbd;
	color: #9f9f9f;
	border: 0px;
}</string>
   </property>
   <property name="text">
    <string>Quiz 🡆</string>
   </property>
  </widget>
  <widget class="QPushButton" name="backButton">
   <property name="geometry">
    <rect>
     <x>20</x>
     <y>20</y>
     <width>40</width>
     <height>40</height>
    </rect>
   </property>
   <property name="minimumSize">
    <size>
     <width>40</width>
     <height>40</height>
    </size>
   </property>
   <property name="maximumSize">
    <size>
     <width>40</width>
     <height>40</height>
    </size>
   </property>
   <property name="font">
    <font>
     <pointsize>12</pointsize>
    </font>
   </property>
   <property name="cursor">
    <cursorShape>PointingHandCursor</cursorShape>
   </property>
   <property name="styleSheet">
    <string notr="true">QPushButton {
	background-color: #3b4135;
	color: #ffe54d;
	border-radius: 5px;
}

QPushButton:hover {
	background-color: #5d6754;
}

QPushButton:pressed {
	background-color: #808d73;
}</string>
   </property>
   <property name="text">
    <string>🡄</string>
   </property>
  </widget>
  <widget class="QPushButton" name="helpButton">
   <property name="geometry">
    <rect>
     <x>80</x>
     <y>20</y>
     <width>40</width>
     <height>40</height>
    </rect>
   </property>
   <property name="minimumSize">
    <size>
     <width>40</width>
     <height>40</height>
    </size>
   </property>
   <property name="maximumSize">
    <size>
     <width>40</width>
     <height>40</height>
    </size>
   </property>
   <property name="font">
    <font>
     <pointsize>12</pointsize>
     <bold>true</bold>
    </font>
   </property>
   <property name="styleSheet">
    <string notr="true">QPushButton {
	background-color: #3b4135;
	color: #cdf45a;
	border-radius: 5px;
}

QPushButton:hover {
	background-color: #5d6754;
}

QPushButton:pressed {
	background-color: #808d73;
}</string>
   </property>
   <property name="text">
    <string>?</string>
   </property>
  </widget>
  <widget class="QLabel" name="learnLabel">
   <property name="geometry">
    <rect>
     <x>0</x>
     <y>0</y>
     <width>800</width>
     <height>80</height>
    </rect>
   </property>
   <property name="font">
    <font>
     <pointsize>22</pointsize>
     <bold>true</bold>
    </font>
   </property>
   <property name="styleSheet">
    <string notr="true">QLabel {
	background-color: white;
	color: #ada580;
	border-bottom: 2px solid #3b4135;
}</string>
   </property>
   <property name="text">
    <string>― LEARN ―</string>
   </property>
   <property name="alignment">
    <set>Qt::AlignCenter</set>
   </property>
  </widget>
  <zorder>learnLabel</zorder>
  <zorder>stackedWidget</zorder>
  <zorder>catDiagram</zorder>
  <zorder>quizAdvance</zorder>
  <zorder>backButton</zorder>
  <zorder>helpButton</zorder>
 </widget>
 <customwidgets>
  <customwidget>
   <class>CatDiagram</class>
   <extends>QWidget</extends>
   <header location="global">catdiagram.h</header>
   <container>1</container>
  </customwidget>
 </customwidgets>
 <resources/>
 <connections/>
</ui>
